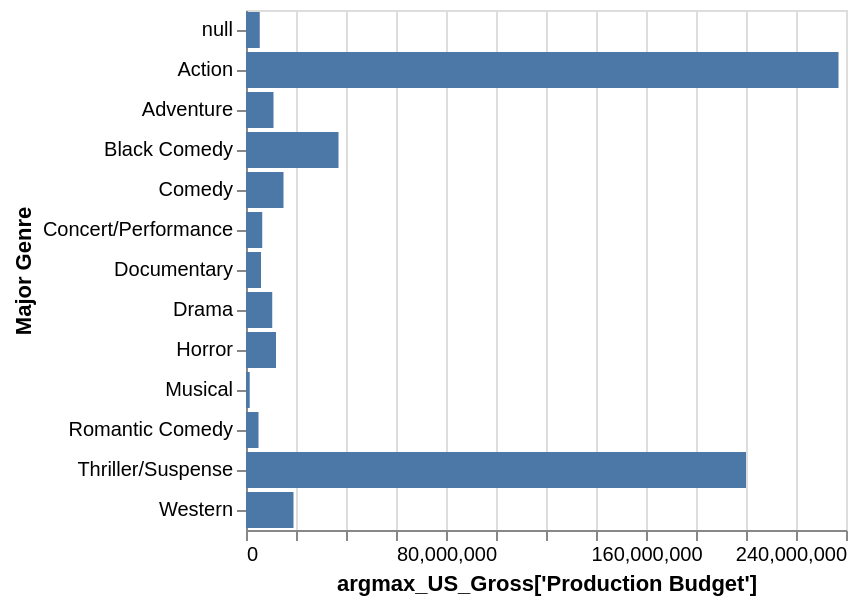

Vega-Lite specification for this chart:
### Vega-Lite specification from a JSON file in a GitHub repository (floating-point values rounded to 4 significant figures; data arrays with more than 128 entries replaced by an {"elided": "..."} marker saying what was removed)
{"$schema": "https://vega.github.io/schema/vega-lite/v4.json", "description": "The production budget of the movie that has the highest US Gross in each major genre.", "data": {"values": {"elided": "3201 records"}}, "transform": [{"aggregate": [{"op": "argmax", "field": "US Gross", "as": "argmax_US_Gross"}], "groupby": ["Major Genre"]}], "mark": "bar", "encoding": {"x": {"field": "argmax_US_Gross['Production Budget']", "type": "quantitative"}, "y": {"field": "Major Genre", "type": "nominal"}}}
